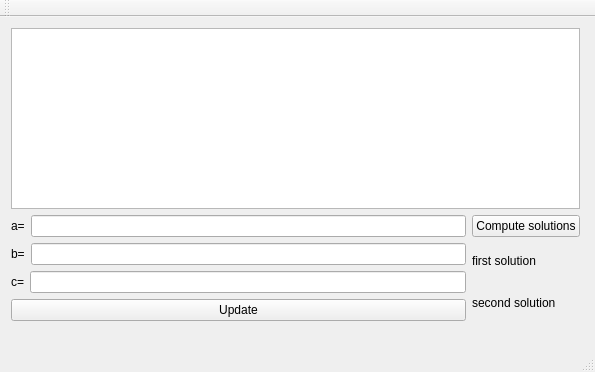
<?xml version="1.0" encoding="UTF-8"?>
<ui version="4.0">
 <class>equationsGUIClass</class>
 <widget class="QMainWindow" name="equationsGUIClass">
  <property name="geometry">
   <rect>
    <x>0</x>
    <y>0</y>
    <width>595</width>
    <height>372</height>
   </rect>
  </property>
  <property name="windowTitle">
   <string>equationsGUI</string>
  </property>
  <widget class="QWidget" name="centralWidget">
   <widget class="QWidget" name="layoutWidget">
    <property name="geometry">
     <rect>
      <x>0</x>
      <y>0</y>
      <width>591</width>
      <height>315</height>
     </rect>
    </property>
    <layout class="QVBoxLayout" name="verticalLayout_3">
     <item>
      <widget class="QListWidget" name="allEquationsList"/>
     </item>
     <item>
      <layout class="QHBoxLayout" name="horizontalLayout_4">
       <item>
        <layout class="QVBoxLayout" name="verticalLayout">
         <item>
          <layout class="QHBoxLayout" name="horizontalLayout">
           <item>
            <widget class="QLabel" name="coefficientALabel">
             <property name="text">
              <string>a=</string>
             </property>
            </widget>
           </item>
           <item>
            <widget class="QLineEdit" name="coefficientAInput"/>
           </item>
          </layout>
         </item>
         <item>
          <layout class="QHBoxLayout" name="horizontalLayout_2">
           <item>
            <widget class="QLabel" name="coefficientBLabel">
             <property name="text">
              <string>b=</string>
             </property>
            </widget>
           </item>
           <item>
            <widget class="QLineEdit" name="coefficientBInput"/>
           </item>
          </layout>
         </item>
         <item>
          <layout class="QHBoxLayout" name="horizontalLayout_3">
           <item>
            <widget class="QLabel" name="coefficientCLabel">
             <property name="text">
              <string>c=</string>
             </property>
            </widget>
           </item>
           <item>
            <widget class="QLineEdit" name="coefficientCInput"/>
           </item>
          </layout>
         </item>
         <item>
          <widget class="QPushButton" name="updateButton">
           <property name="text">
            <string>Update</string>
           </property>
          </widget>
         </item>
        </layout>
       </item>
       <item>
        <layout class="QVBoxLayout" name="verticalLayout_2">
         <item>
          <widget class="QPushButton" name="computeSolutionsButton">
           <property name="text">
            <string>Compute solutions</string>
           </property>
          </widget>
         </item>
         <item>
          <widget class="QLabel" name="firstSolution">
           <property name="text">
            <string>first solution</string>
           </property>
          </widget>
         </item>
         <item>
          <widget class="QLabel" name="secondSolution">
           <property name="text">
            <string>second solution</string>
           </property>
          </widget>
         </item>
        </layout>
       </item>
      </layout>
     </item>
    </layout>
   </widget>
  </widget>
  <widget class="QMenuBar" name="menuBar">
   <property name="geometry">
    <rect>
     <x>0</x>
     <y>0</y>
     <width>595</width>
     <height>22</height>
    </rect>
   </property>
  </widget>
  <widget class="QToolBar" name="mainToolBar">
   <attribute name="toolBarArea">
    <enum>TopToolBarArea</enum>
   </attribute>
   <attribute name="toolBarBreak">
    <bool>false</bool>
   </attribute>
  </widget>
  <widget class="QStatusBar" name="statusBar"/>
 </widget>
 <layoutdefault spacing="6" margin="11"/>
 <resources>
  <include location="equationsGUI.qrc"/>
 </resources>
 <connections/>
</ui>
